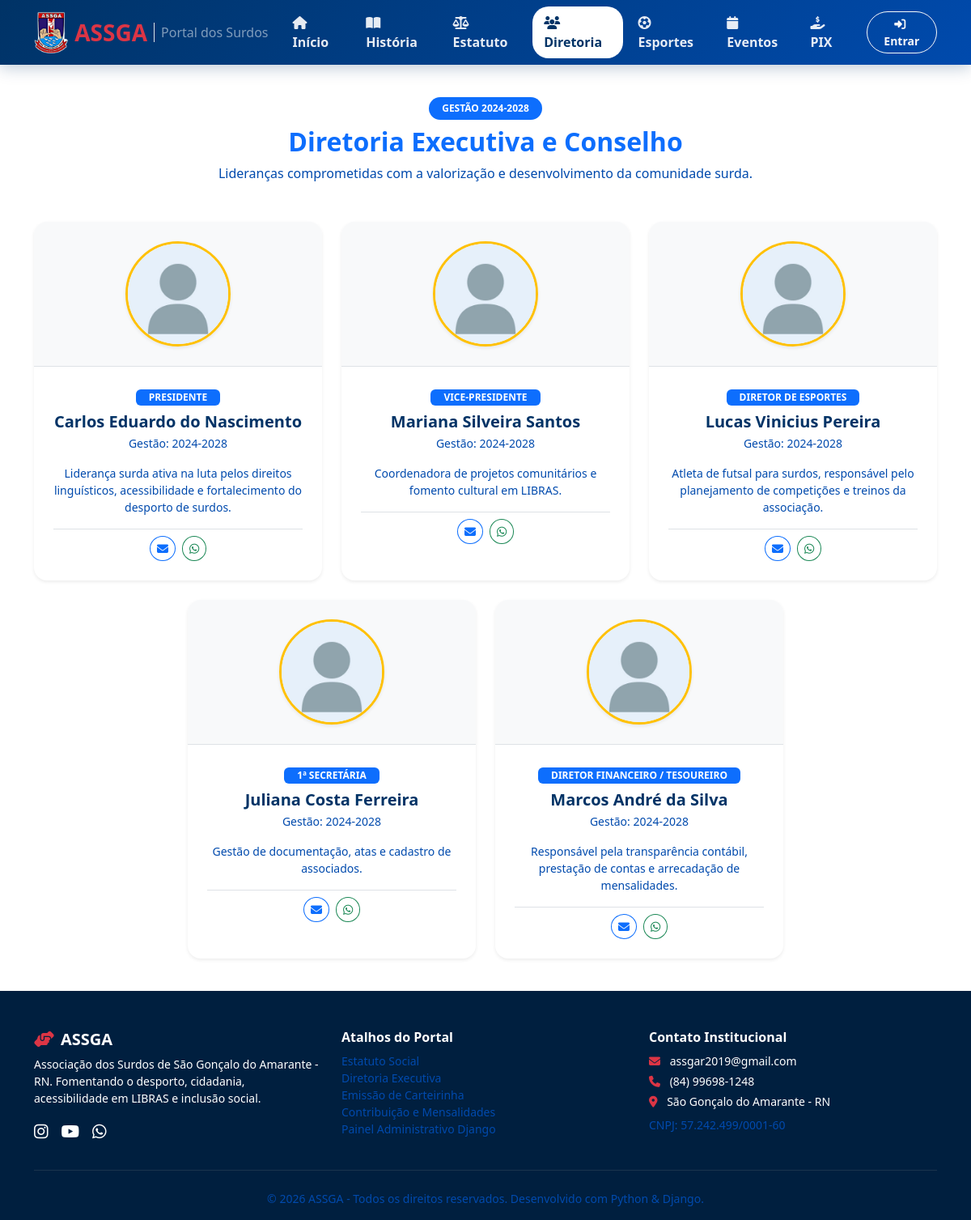
/diretoria/, run on the app's committed database.
### core/models.py (models this page shows, shortened)
class MembroDiretoria(models.Model):
    nome = models.CharField('Nome Completo', max_length=150)
    cargo = models.CharField('Cargo', max_length=100)
    gestao = models.CharField('Gestão / Quadriênio', max_length=50, default='2024-2028')
    ordem = models.PositiveIntegerField('Ordem de Exibição', default=1)
    foto = models.ImageField('Foto Oficial', upload_to='diretoria/', blank=True, null=True)
    foto_url = models.URLField('URL da Foto (opcional)', blank=True)
    bio = models.TextField('Biografia / Resumo', blank=True)
    email = models.EmailField('E-mail institucional', blank=True)
    telefone = models.CharField('WhatsApp / Contato', max_length=30, blank=True)
    class Meta:
        verbose_name = 'Membro da Diretoria'
        verbose_name_plural = 'Diretoria Executiva'
        ordering = ['ordem', 'nome']
    def get_foto(self):
        if self.foto:
            return self.foto.url
        if self.foto_url:
            return self.foto_url
        return '/static/imagens/avatar-padrao.jpg'

### core/views.py (the view)
# urls.py: path('diretoria/', views.diretoria_view, name='diretoria'),
def diretoria_view(request):
    membros = MembroDiretoria.objects.all().order_by('ordem')
    return render(request, 'portal/diretoria.html', {'membros': membros, 'active_page': 'diretoria'})

### core/context_processors.py (called while the page is built)
def assga_global_context(request):
    return {
        'assga_config': getattr(settings, 'ASSGA_CONFIG', {}),
        'current_year': datetime.now().year,
    }

### templates/portal/diretoria.html (shortened to what this page needs)
{% extends 'base.html' %}
{% load static %}
{% block content %}
<div class="container py-3">
    <div class="text-center mb-5">
        <span class="badge bg-primary px-3 py-2 rounded-pill fw-bold text-uppercase">Gestão 2024-2028</span>
        <h2 class="fw-bold text-primary mt-2">Diretoria Executiva e Conselho</h2>
        <p class="text-muted">Lideranças comprometidas com a valorização e desenvolvimento da comunidade surda.</p>
    </div>
    <div class="row g-4 justify-content-center">
        {% for membro in membros %}
        <div class="col-md-6 col-lg-4">
            <div class="card h-100 border-0 shadow-sm rounded-4 overflow-hidden text-center">
                <div class="bg-light py-4 border-bottom">
                    <img src="{{ membro.get_foto }}" alt="{{ membro.nome }}" class="rounded-circle shadow-sm border border-3 border-warning" style="width: 130px; height: 130px; object-fit: cover;">
                </div>
                <div class="card-body p-4">
                    <span class="badge bg-primary text-uppercase px-3 py-1 mb-2">{{ membro.cargo }}</span>
                    <h5 class="fw-bold text-dark mb-1">{{ membro.nome }}</h5>
                    <p class="small text-muted mb-3">Gestão: {{ membro.gestao }}</p>
                    {% if membro.bio %}
                    <p class="small text-secondary mb-3">{{ membro.bio }}</p>
                    {% endif %}
                    <div class="d-flex justify-content-center gap-2 pt-2 border-top">
                        {% if membro.email %}
                        <a href="mailto:{{ membro.email }}" class="btn btn-sm btn-outline-primary rounded-circle" title="E-mail"><i class="fa-solid fa-envelope"></i></a>
                        {% endif %}
                        {% if membro.telefone %}
                        <a href="https://wa.me/55{{ membro.telefone|cut:' '|cut:'-'|cut:'('|cut:')' }}" target="_blank" class="btn btn-sm btn-outline-success rounded-circle" title="WhatsApp"><i class="fa-brands fa-whatsapp"></i></a>
                        {% endif %}
                    </div>
                </div>
            </div>
        </div>
        {% empty %}
        <div class="col-12">
            <div class="alert alert-light text-center py-4">Nenhum membro cadastrado. Execute <code>python manage.py seed_assga</code>.</div>
        </div>
        {% endfor %}
    </div>
</div>
{% endblock %}

### templates/base.html (shortened to what this page needs)
{% load static %}
<!DOCTYPE html>
<html lang="pt-br">
<head>
    <link href="https://cdn.jsdelivr.net/npm/bootstrap@5.3.3/dist/css/bootstrap.min.css" rel="stylesheet">
    <link rel="stylesheet" href="https://cdnjs.cloudflare.com/ajax/libs/font-awesome/6.5.0/css/all.min.css">
</head>
<body>
    <nav class="navbar navbar-expand-lg navbar-dark navbar-assga sticky-top">
        <div class="container">
            <a class="navbar-brand d-flex align-items-center gap-2" href="{% url 'core:home' %}">
                <img src="{% static 'imagens/Assga_foto.jpg' %}" alt="Logo da ASSGA">
                <span class="fw-bold text-danger fs-3">ASSGA</span>
                <span class="d-none d-md-inline text-white-50 fs-6 border-start ps-2">Portal dos Surdos</span>
            </a>
            <div class="collapse navbar-collapse" id="navbarContent">
                <ul class="navbar-nav ms-auto mb-2 mb-lg-0 align-items-lg-center gap-1">
                    <li class="nav-item">
                        <a class="nav-link {% if active_page == 'home' %}active{% endif %}" href="{% url 'core:home' %}"><i class="fa-solid fa-house me-1"></i> Início</a>
                    </li>
                    <li class="nav-item">
                        <a class="nav-link {% if active_page == 'historia' %}active{% endif %}" href="{% url 'core:historia' %}"><i class="fa-solid fa-book-open me-1"></i> História</a>
                    </li>
                    <li class="nav-item">
                        <a class="nav-link {% if active_page == 'estatuto' %}active{% endif %}" href="{% url 'core:estatuto' %}"><i class="fa-solid fa-scale-balanced me-1"></i> Estatuto</a>
                    </li>
                    <li class="nav-item">
                        <a class="nav-link {% if active_page == 'diretoria' %}active{% endif %}" href="{% url 'core:diretoria' %}"><i class="fa-solid fa-users me-1"></i> Diretoria</a>
                    </li>
                    <li class="nav-item">
                        <a class="nav-link {% if active_page == 'esportiva' %}active{% endif %}" href="{% url 'core:esportiva' %}"><i class="fa-solid fa-futbol me-1"></i> Esportes</a>
                    </li>
                    <li class="nav-item">
                        <a class="nav-link {% if active_page == 'evento' %}active{% endif %}" href="{% url 'core:eventos' %}"><i class="fa-solid fa-calendar me-1"></i> Eventos</a>
                    </li>
                    <li class="nav-item">
                        <a class="nav-link {% if active_page == 'pagamento' %}active{% endif %}" href="{% url 'core:pagamento' %}"><i class="fa-solid fa-hand-holding-dollar me-1"></i> PIX</a>
                    </li>
                    {% if request.session.associado_id %}
                    <li class="nav-item">
                        <a class="nav-link {% if active_page == 'carteirinha' %}active{% endif %}" href="{% url 'core:carteirinha' %}"><i class="fa-solid fa-id-card me-1"></i> Carteirinha</a>
                    </li>
                    <li class="nav-item ms-lg-2">
                        <a class="btn btn-warning btn-sm fw-bold" href="{% url 'core:area_associado' %}"><i class="fa-solid fa-user-check me-1"></i> Meu Painel</a>
                    </li>
                    <li class="nav-item">
                        <a class="nav-link text-danger" href="{% url 'core:logout' %}" title="Sair"><i class="fa-solid fa-arrow-right-from-bracket"></i></a>
                    </li>
                    {% else %}
                    <li class="nav-item ms-lg-2">
                        <a class="btn btn-outline-light btn-sm px-3 rounded-pill fw-bold" href="{% url 'core:login' %}"><i class="fa-solid fa-right-to-bracket me-1"></i> Entrar</a>
                    </li>
                    {% endif %}
                </ul>
            </div>
        </div>
    </nav>
    <main class="flex-grow-1 py-4">
        {% block content %}{% endblock %}
    </main>
    <footer class="footer-assga pt-5 pb-3">
        <div class="container">
            <div class="row g-4">
                <div class="col-md-4">
                    <h5 class="text-white fw-bold"><i class="fa-solid fa-handshake-angle text-danger me-2"></i>ASSGA</h5>
                    <p class="small text-slate-400">Associação dos Surdos de São Gonçalo do Amarante - RN. Fomentando o desporto, cidadania, acessibilidade em LIBRAS e inclusão social.</p>
                    <div class="d-flex gap-3 fs-5 mt-3">
                        <a href="https://www.instagram.com/assga_2019/" target="_blank" class="text-white hover:text-warning"><i class="fa-brands fa-instagram"></i></a>
                        <a href="https://www.youtube.com/@ASSGAESPORTES" target="_blank" class="text-white hover:text-warning"><i class="fa-brands fa-youtube"></i></a>
                        <a href="https://wa.me/5584996981248" target="_blank" class="text-white hover:text-warning"><i class="fa-brands fa-whatsapp"></i></a>
                    </div>
                </div>
                <div class="col-md-4">
                    <h6 class="text-white fw-bold">Atalhos do Portal</h6>
                    <ul class="list-unstyled small">
                        <li><a href="{% url 'core:estatuto' %}" class="text-secondary text-decoration-none">Estatuto Social</a></li>
                        <li><a href="{% url 'core:diretoria' %}" class="text-secondary text-decoration-none">Diretoria Executiva</a></li>
                        <li><a href="{% url 'core:carteirinha' %}" class="text-secondary text-decoration-none">Emissão de Carteirinha</a></li>
                        <li><a href="{% url 'core:pagamento' %}" class="text-secondary text-decoration-none">Contribuição e Mensalidades</a></li>
                        <li><a href="/admin/" target="_blank" class="text-secondary text-decoration-none">Painel Administrativo Django</a></li>
                    </ul>
                </div>
                <div class="col-md-4">
                    <h6 class="text-white fw-bold">Contato Institucional</h6>
                    <p class="small mb-1"><i class="fa-solid fa-envelope me-2 text-danger"></i> assgar2019@gmail.com</p>
                    <p class="small mb-1"><i class="fa-solid fa-phone me-2 text-danger"></i> (84) 99698-1248</p>
                    <p class="small mb-1"><i class="fa-solid fa-location-dot me-2 text-danger"></i> São Gonçalo do Amarante - RN</p>
                    <p class="small text-muted mt-2">CNPJ: 57.242.499/0001-60</p>
                </div>
            </div>
            <hr class="border-secondary my-4">
            <div class="text-center small text-secondary">
                © {{ current_year }} ASSGA - Todos os direitos reservados. Desenvolvido com Python & Django.
            </div>
        </div>
    </footer>
</body>
</html>

### templates/base.html (style rules this page uses)
:root { --assga-blue: #003366; --assga-light-blue: #004aad; --assga-red: #c62828; --assga-white: #ffffff; --bs-primary: #003366; --bs-secondary: #004aad; --bs-success: #004aad; --bs-info: #004aad; --bs-warning: #c62828; --bs-danger: #c62828; --bs-light: #ffffff; --bs-dark: #001f3f; --bs-body-color: #003366; --bs-secondary-color: #004aad; }
body { font-family: 'Segoe UI', Tahoma, Geneva, Verdana, sans-serif; background-color: var(--assga-white); color: var(--assga-blue); min-height: 100vh; display: flex; flex-direction: column; }
.navbar-assga { background: linear-gradient(135deg, var(--assga-blue) 0%, var(--assga-light-blue) 100%); box-shadow: 0 4px 18px rgba(0, 51, 102, 0.25); }
.navbar-brand img { max-height: 52px; border-radius: 4px; }
.nav-link { color: rgba(255, 255, 255, 0.9) !important; font-weight: 600; padding: 8px 14px !important; border-radius: 20px; transition: all 0.2s; }
.nav-link:hover, .nav-link.active { color: #003366 !important; background-color: var(--assga-white); }
.footer-assga { background-color: #001f3f; color: var(--assga-white); margin-top: auto; }
.text-muted, .text-secondary { color: var(--assga-light-blue) !important; }
.text-dark { color: var(--assga-blue) !important; }

### data on the page
MembroDiretoria: cargo "PRESIDENTE", nome "Carlos Eduardo do Nascimento", gestao "2024-2028", bio "Liderança surda ativa na luta pelos direitos linguísticos, acessibilidade e fortalecimento do desporto de surdos."
MembroDiretoria: cargo "VICE-PRESIDENTE", nome "Mariana Silveira Santos", gestao "2024-2028", bio "Coordenadora de projetos comunitários e fomento cultural em LIBRAS."
MembroDiretoria: cargo "DIRETOR DE ESPORTES", nome "Lucas Vinicius Pereira", gestao "2024-2028", bio "Atleta de futsal para surdos, responsável pelo planejamento de competições e treinos da associação."
MembroDiretoria: cargo "1ª SECRETÁRIA", nome "Juliana Costa Ferreira", gestao "2024-2028", bio "Gestão de documentação, atas e cadastro de associados."
MembroDiretoria: cargo "DIRETOR FINANCEIRO / TESOUREIRO", nome "Marcos André da Silva", gestao "2024-2028", bio "Responsável pela transparência contábil, prestação de contas e arrecadação de mensalidades."
